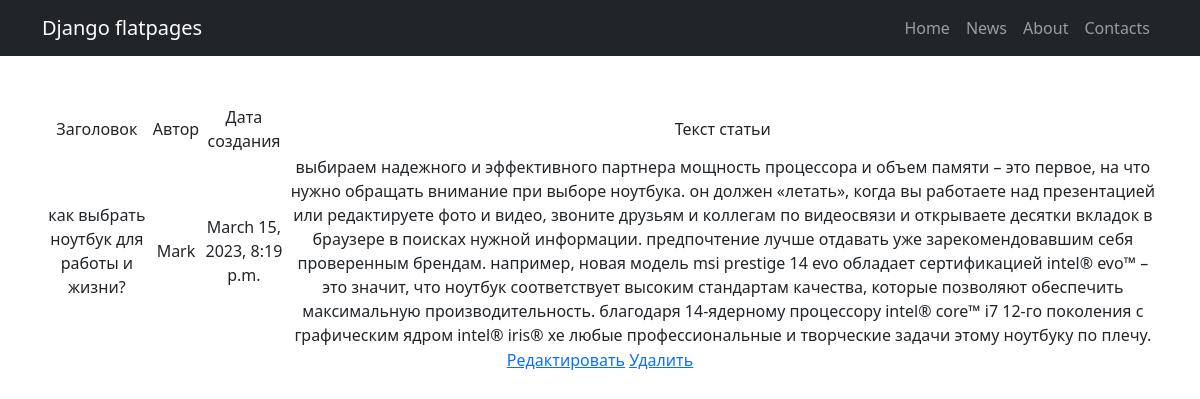
Screenshot of /news/10 with the database file from the repository.
### simpleapp/models.py (models this page shows, shortened)
class Post(models.Model):
    authorArticle = models.ForeignKey(Author, on_delete=models.CASCADE)
    NEWS = 'NW'
    ARTICLE = 'AR'
    CATEGORY_CHOICES = (
        (NEWS, 'Новость'),
        (ARTICLE, 'Статья'),
    )
    categoryType = models.CharField(max_length=2, choices=CATEGORY_CHOICES, default=ARTICLE)
    dateCreation = models.DateTimeField(auto_now_add=True)
    postCategory = models.ManyToManyField(Category, through='PostCategory')
    title = models.CharField(max_length=128)
    postText = models.TextField()
    rating = models.SmallIntegerField(default=0)

class Author(models.Model):
    authorUser = models.OneToOneField(User, on_delete=models.CASCADE)
    ratingAuthor = models.SmallIntegerField(default=0)
    def __str__(self):
            return self.authorUser.username

### simpleapp/views.py (the view)
# urls.py: path('<int:pk>', NewsDetail.as_view(), name='post'),
class NewsDetail(DetailView):
    template_name = 'post.html'  # указываем имя шаблона, в котором будет лежать HTML, в нём будут все инструкции о том, как именно пользователю должны вывестись наши объекты
    context_object_name = 'post'
    queryset = Post.objects.all()

### simpleapp/templatetags/custom_filters.py (called while the page is built)
@register.filter(
    name='censor')  # регистрируем наш фильтр под именем censor, чтоб django понимал, что это именно фильтр, а не простая функция
def cut(value):
    Banned_List = ["блять", "ебать", "пиздец"]
    new_sentence = ""
    for word in value.lower().split():
        if word in Banned_List:
            new_sentence += '*** '
        else:
            new_sentence += word + ' '
    return new_sentence

### templates/post.html (shortened to what this page needs)
{% extends 'flatpages/default.html' %}
{% load static %}
{% load custom_filters %}
{% block content %}
<table>
    <tr>
        <td>
            Заголовок
        </td>
        <td>
            Автор
        </td>
        <td>
            Дата создания
        </td>
        <td>
            Текст статьи
        </td>
    </tr>
    <tr>
        <td>
            {{ post.title|censor }}
        </td>
        <td>
            {{ post.authorArticle }}
        </td>
        <td>
            {{ post.dateCreation }}
        </td>
        <td>
            {{ post.postText|censor }}
        </td>
    </tr>
</table>
<a href="{% url 'edit' post.pk %}"><u>Редактировать</u></a>
<a href="{% url 'delete' post.pk %}"><u>Удалить</u></a>
{% endblock content %}

### rows the page displays
Post: title|censor "как выбрать ноутбук для работы и жизни?", authorArticle "Mark", dateCreation "March 15, 2023, 8:19 p.m.", postText|censor "выбираем надежного и эффективного партнера мощность процессора и объем памяти – это первое, на что нужно обращать внимание при выборе ноутбука. он должен «летать», когда вы работаете над презентацией или редактируете фото и видео, звоните друзьям и коллегам по видеосвязи и открываете десятки вкладок в браузере в поисках нужной информации. предпочтение лучше отдавать уже зарекомендовавшим себя проверенным брендам. например, новая модель msi prestige 14 evo обладает сертификацией intel® evo™ – это значит, что ноутбук соответствует высоким стандартам качества, которые позволяют обеспечить максимальную производительность. благодаря 14-ядерному процессору intel® core™ i7 12-го поколения с…"
